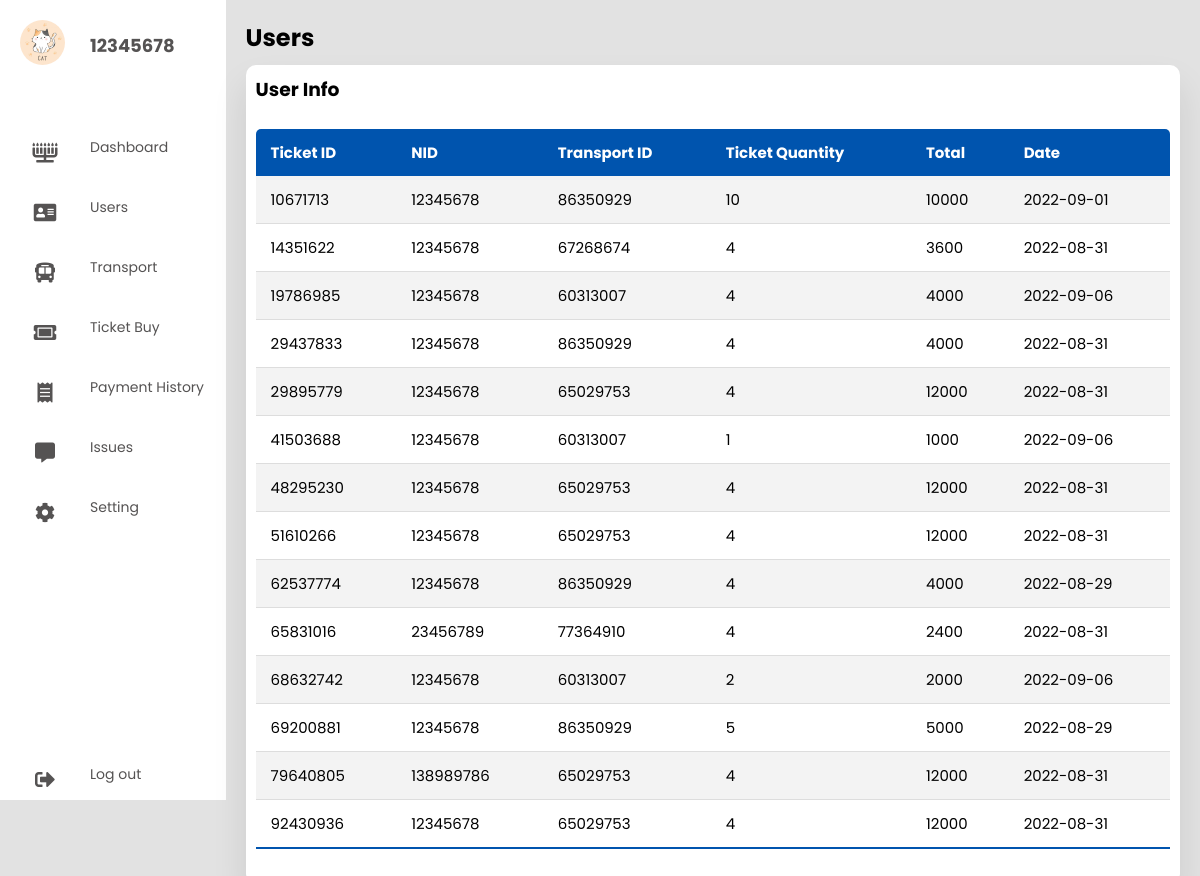
The page /Admin/ticket_buy.php (signed in) on the database its author committed.
### tables this page shows
CREATE TABLE `tickets` (
  `Ticket_ID` char(8) NOT NULL,
  `NID` varchar(13) NOT NULL,
  `Transport_ID` char(8) NOT NULL,
  `Ticket_Quantity` int(11) DEFAULT NULL,
  `Total` float DEFAULT NULL,
  `Date` date DEFAULT current_timestamp()
);

### Admin/ticket_buy.php (the view, shortened to what this page needs)
<?php
include 'db.php';
$sql = "SELECT * FROM `tickets`";
$result   = mysqli_query($conn, $sql);
$row = mysqli_fetch_array($result);
?>
<!DOCTYPE html>
<html lang="en">
<head>
  <link rel="stylesheet" href="style.css" />
  <link rel="stylesheet" href="https://cdnjs.cloudflare.com/ajax/libs/font-awesome/5.15.4/css/all.min.css"/>
</head>
<body>
  <div class="container">
  <nav>
      <ul>
        <li><a href="#" class="logo">
          <img src="./pic/Admin Cat DP.jpg">
          <span class="nav-item"><?php echo $_SESSION['admin'];?></span>
        </a></li>
        <li><a href="./index.php">
          <i class="fas fa-menorah"></i>
          <span class="nav-item">Dashboard</span>
        </a></li>
        <li><a href="./users.php">
          <i class="fas fa-address-card"></i>
          <span class="nav-item">Users</span>
        </a></li>
        <li><a href="./transport.php">
          <i class="fas fa-bus-alt"></i>
          <span class="nav-item">Transport</span>
        </a></li>
        <li><a href="./ticket_buy.php">
          <i class="fas fa-ticket-alt"></i>
          <span class="nav-item">Ticket Buy</span>
        </a></li>
        <li><a href="./payment_history.php">
          <i class="fas fa-receipt"></i>
          <span class="nav-item">Payment History</span>
        </a></li>
        <li><a href="./issues.php">
          <i class="fas fa-comment-alt"></i>
          <span class="nav-item">Issues</span>
        </a></li>
        <li><a href="./settings.php">
          <i class="fas fa-cog"></i>
          <span class="nav-item">Setting</span>
        </a></li>
        <li><a href="#" class="logout">
          <i class="fas fa-sign-out-alt"></i>
          <span class="nav-item">Log out</span>
        </a></li>
    </nav>
    <section class="main">
      <div class="main-top">
        <h1>Users</h1>
      </div>
      <section class="Users">
        <div class="User-list">
          <h1>User Info</h1>
          <table class="table">
            <thead>
              <tr>
                <th>Ticket ID</th>
                <th>NID</th>
                <th>Transport ID</th>
                <th>Ticket Quantity</th>
                <th>Total</th>
                <th>Date</th>
              </tr>
            </thead>
            <tbody>
            <tr>
                <td><?php echo $row['Ticket_ID']?></td>
                <td><?php echo $row['NID']?></td>
                <td><?php echo $row['Transport_ID']?></td>
                <td><?php echo $row['Ticket_Quantity']?></td>
                <td><?php echo $row['Total']?></td>
                <td><?php echo $row['Date']?></td>
              </tr>
            <?php while($row = mysqli_fetch_assoc($result)) { ?>
                <tr>
                <td><?php echo $row['Ticket_ID']?></td>
                <td><?php echo $row['NID']?></td>
                <td><?php echo $row['Transport_ID']?></td>
                <td><?php echo $row['Ticket_Quantity']?></td>
                <td><?php echo $row['Total']?></td>
                <td><?php echo $row['Date']?></td>
              </tr>
              <?php
            }
            ?>
            </tbody>
          </table>
        </div>
      </section>
    </section>
    </div>
</body>
</html>

### Admin/style.css (style rules this page uses)
* { margin: 0; padding: 0; outline: none; border: none; text-decoration: none; box-sizing: border-box; font-family: "Poppins", sans-serif; }
body { background: rgb(226, 226, 226); }
nav { position: sticky; top: 0; bottom: 0; height: 100vh; left: 0; width: 90px; background: #fff; overflow: hidden; transition: 1s; }
.logo { text-align: center; display: flex; margin: 10px 0 0 10px; padding-bottom: 3rem; }
.logo img { width: 45px; height: 45px; border-radius: 50%; }
.logo span { font-weight: bold; padding-left: 15px; font-size: 18px; text-transform: uppercase; }
a { position: relative; width: 280px; font-size: 14px; color: rgb(85, 83, 83); display: table; padding: 10px; }
nav .fas { position: relative; width: 70px; height: 40px; top: 20px; font-size: 20px; text-align: center; }
.nav-item { position: relative; top: 12px; margin-left: 10px; }
.logout { position: absolute; bottom: 0; }
.container { display: flex; }
.main { position: relative; padding: 20px; width: 100%; }
.main-top { display: flex; width: 100%; }
.User-list { width: 100%; padding: 10px; margin-top: 10px; background: #fff; border-radius: 10px; box-shadow: 0 20px 35px rgba(0, 0, 0, 0.1); }
.table { border-collapse: collapse; margin: 25px 0; font-size: 15px; min-width: 100%; overflow: hidden; border-radius: 5px 5px 0 0; }
table thead tr { color: #fff; background: #0054AE; text-align: left; font-weight: bold; }
.table th, .table td { padding: 12px 15px; }
.table tbody tr { border-bottom: 1px solid #ddd; }
.table tbody tr:nth-of-type(odd) { background: #f3f3f3; }
.table tbody tr:last-of-type { border-bottom: 2px solid #0054AE; }
img { vertical-align: middle; border-style: none; }

### rows shown on the page
tickets: Ticket_ID "10671713", NID "12345678", Transport_ID "86350929", Ticket_Quantity "10", Total "10000", Date "2022-09-01"
tickets: Ticket_ID "14351622", NID "12345678", Transport_ID "67268674", Ticket_Quantity "4", Total "3600", Date "2022-08-31"
tickets: Ticket_ID "19786985", NID "12345678", Transport_ID "60313007", Ticket_Quantity "4", Total "4000", Date "2022-09-06"
tickets: Ticket_ID "29437833", NID "12345678", Transport_ID "86350929", Ticket_Quantity "4", Total "4000", Date "2022-08-31"
tickets: Ticket_ID "29895779", NID "12345678", Transport_ID "65029753", Ticket_Quantity "4", Total "12000", Date "2022-08-31"
tickets: Ticket_ID "41503688", NID "12345678", Transport_ID "60313007", Ticket_Quantity "1", Total "1000", Date "2022-09-06"
tickets: Ticket_ID "48295230", NID "12345678", Transport_ID "65029753", Ticket_Quantity "4", Total "12000", Date "2022-08-31"
tickets: Ticket_ID "51610266", NID "12345678", Transport_ID "65029753", Ticket_Quantity "4", Total "12000", Date "2022-08-31"
tickets: Ticket_ID "62537774", NID "12345678", Transport_ID "86350929", Ticket_Quantity "4", Total "4000", Date "2022-08-29"
tickets: Ticket_ID "65831016", NID "23456789", Transport_ID "77364910", Ticket_Quantity "4", Total "2400", Date "2022-08-31"
tickets: Ticket_ID "68632742", NID "12345678", Transport_ID "60313007", Ticket_Quantity "2", Total "2000", Date "2022-09-06"
tickets: Ticket_ID "69200881", NID "12345678", Transport_ID "86350929", Ticket_Quantity "5", Total "5000", Date "2022-08-29"
tickets: Ticket_ID "79640805", NID "138989786", Transport_ID "65029753", Ticket_Quantity "4", Total "12000", Date "2022-08-31"
tickets: Ticket_ID "92430936", NID "12345678", Transport_ID "65029753", Ticket_Quantity "4", Total "12000", Date "2022-08-31"

### other values the page prints
$_SESSION['admin'] "12345678"
